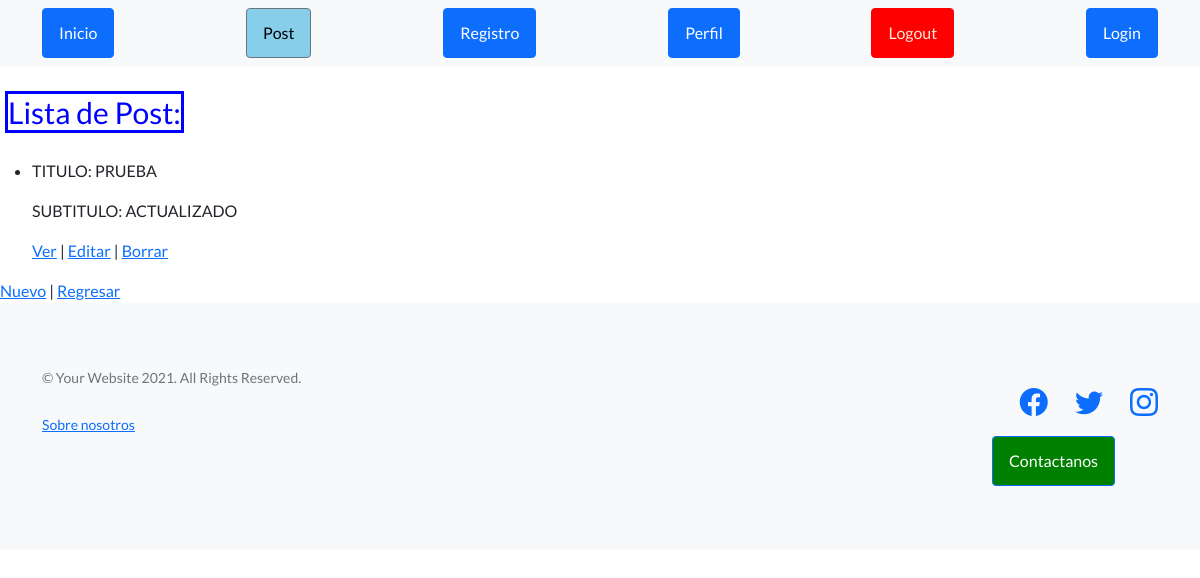
The page /AppHome/pages/ on the database as committed earlier.
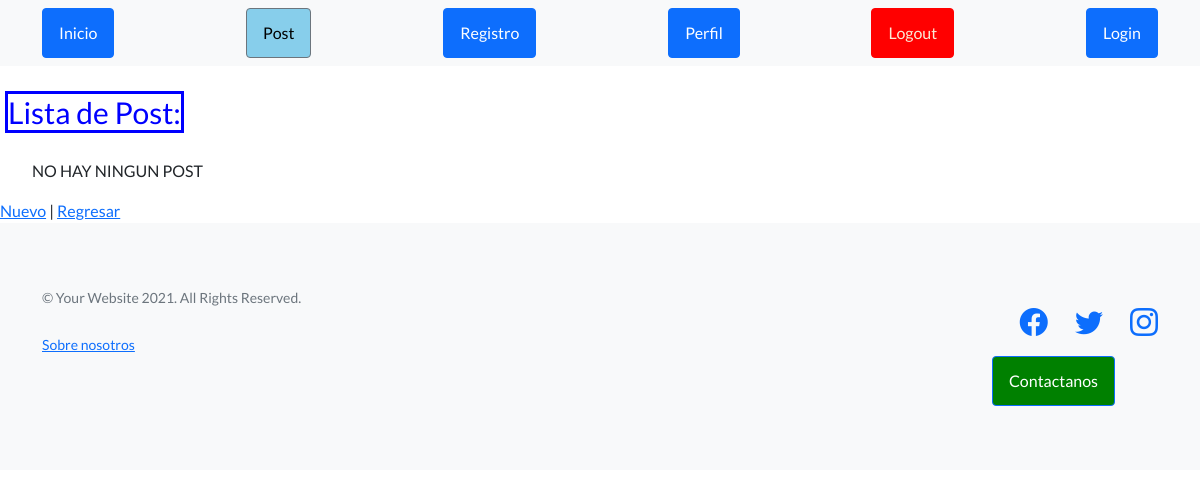
The same page on the database as committed later.
### AppHome/models.py (models this page shows, shortened)
class Post(models.Model):
    Fecha= models.DateTimeField(auto_now_add=True)
    Autor=models.ForeignKey(User, on_delete=models.CASCADE)
    Titulo= models.CharField(max_length=40)
    Subtitulo= models.CharField(max_length=50)
    Equipo= models.CharField(max_length=30, null=True)
    Foto= models.ImageField(upload_to="imagenes", null=True)
    Cuerpo= RichTextField()

### AppHome/views.py (the view)
# urls.py: path("pages/", views.PostList.as_view(), name = 'Lista'),
class PostList(ListView):
    model = Post
    template_name = "AppHome/ListaPost.html"

### AppHome/templates/AppHome/ListaPost.html
{% extends 'AppHome/padre.html' %}
{% load static %}
{% block contenidopost %}
<br>
    <span style="color:blue;border-image: initial; border: 3px solid blue; font-size: 30px; margin-left: 5px">Lista de Post: </span>
    <br>
    <br>
    <ul>
    {% if object_list %}
        {% for post in object_list %}
            <li>
                <p>TITULO: {{ post.Titulo }} </p>
                <P>SUBTITULO: {{ post.Subtitulo }} </P>
                <p>
                    <a href="{% url 'Detalle' post.id %}">Ver</a> |
                    <a href="{% url 'Actualiza' post.id %}">Editar</a> |
                    <a href="{% url 'Borrar' post.id %}">Borrar</a>
                </p>
            </li>
        {% endfor %}
    {% else %}
            NO HAY NINGUN POST
    {% endif %}
    </ul>
    <a href="{% url 'CrearPost'  %}">Nuevo</a> |
    <a href="{% url 'post' %}">Regresar</a>
{% endblock contenidopost %}

Rows that differ between the two databases and show on the page:
removed Post: Titulo "PRUEBA", Subtitulo "ACTUALIZADO"
Other text that changed with them:
text now shown: "NO HAY NINGUN POST"
